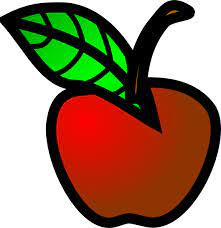
#> input picture SH-31_PY/lab2/Task_Direct Mapping_1_Order/image/1.jpeg, 221 x 228 px
$ jupyter execute 'Task-end .ipynb'
#> lines starting #> are read from the running program, lines starting #| are printed output that depends on the picture
#> further down, img is the input picture: shape (228, 221, 3); mean B, G, R 99.4, 123.8, 151.4
[cell 1]
import cv2 as cv
import numpy as np

[cell 2]
# [27 lines left out: function apply_DM_1, not called in this run]

[cell 3]
# [27 lines left out: function apply_DM_1, not called in this run]

[cell 4]
def apply_DM_1(arr, Fact):
    li = np.arange(0,len(arr),Fact)

    for i in range(1,len(li)):
        start = li[i-1]
        end = li[i]
        slope = (arr[end] - arr[start])
        for i in range(start+1, end):
            arr[i] = round( (slope/Fact) * ( i - start ) )+ arr[start]

    if int(len(li)) % 2 == 1:
        last_pixel = li[-1]
        arr[last_pixel:] = [arr[last_pixel]]*len(arr[last_pixel:])
    return arr

[cell 5]
# [30 lines left out: function direct_1_order_gray, not called in this run]

[cell 6]
def direct_1_order_rgb(img, factor):
    # Get the dimensions of the input image
#> called with factor = 2
    height, width, channels = img.shape
#> height = 228; width = 221; channels = 3

    # Compute the new dimensions of the resized image
    new_height, new_width = height * factor, width * factor
#> new_height = 456; new_width = 442

    # Create a new image of zeros with the new dimensions
    new_img = np.zeros((new_height, new_width, channels))

    # Move the pixels from the old image to the new image
    for i in range(height):
        for j in range(width):
            new_img[i * factor, j * factor, :] = img[i, j, :]
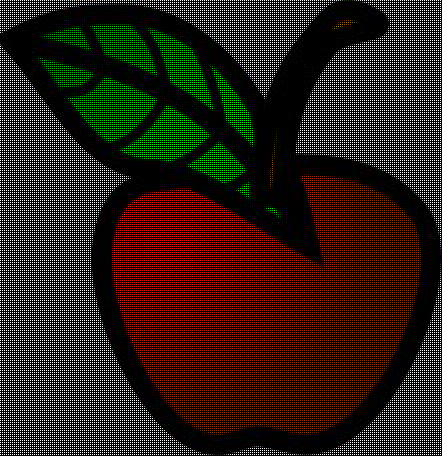
#> new_img: shape (456, 442, 3) float64; mean B, G, R 24.8, 30.9, 37.9

    # Iterate over each channel in the new image
    for channel in range(channels):
        # Iterate over each row in the new image
        for i in range(new_height):
            new_img[i, :, channel] = apply_DM_1(new_img[i, :, channel], factor)

        # Iterate over each column in the new image
        for j in range(new_width):
            new_img[:, j, channel] = apply_DM_1(new_img[:, j, channel], factor)
#> this loop made 3 passes
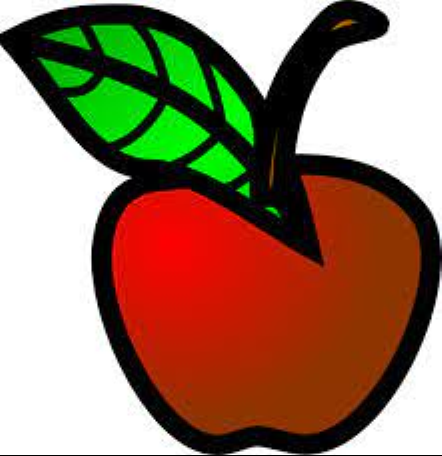
#> new_img: shape (456, 442, 3) float64; mean B, G, R 98.8, 123.2, 150.9

    return new_img.astype('uint8')

[cell 7]
img=cv.imread('image/1.jpeg')
factor = 2
new_img = direct_1_order_rgb(img, factor)
print(new_img)
#> (printed output is left out)
cv.imshow('Orginal image',img)
cv.imshow(f'Resize image X{factor}',new_img)
cv.waitKey(0)
